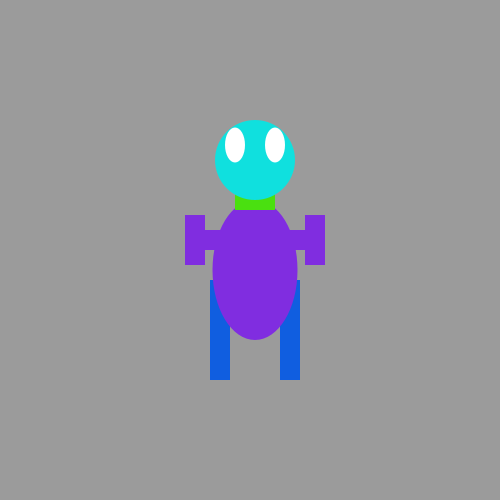
Frame 1 (no input)
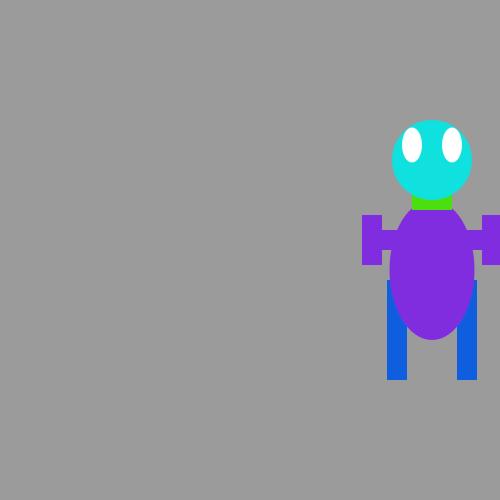
Frame 60 (the mouse pressed at the canvas centre just before this capture)
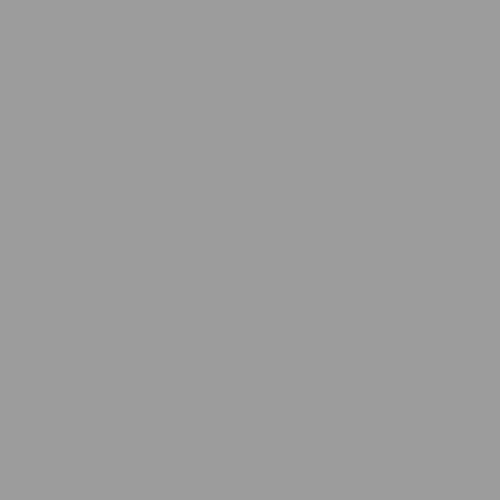
Frame 120 (the mouse held since frame 60 and released just before this capture)

The Processing sketch that drew these frames (run headless with seeded random() and noise(); from frame 60 on, the mouse is pressed at the canvas centre):

// Processing sketch: robotMoving
// ── robotMoving.pde
void setup()
{
  size(500,500);
 
}

void draw()
{
  noStroke();
  background(155);
  
  fill(#105EE0);
  rectMode(CENTER);
  rect(legsX,legsY,20,100);
  rectMode(CENTER);
  rect(legX,legsY,20,100);
  //legs
  
  fill(#802DE0);
  ellipseMode(CENTER);
  ellipse(bodyX,bodyY,85,140);
  //body
  
  fill(#4AE010);
  rectMode(CENTER);
  rect(neckX,neckY,40,20);
  //neck
  
  fill(#10E0DE);
  ellipseMode(CENTER);
  ellipse(headX,headY,80,80); 
  //head
  

  fill(255);
  ellipseMode(CENTER);
  ellipse(eyeX,eyesY,20,35);
  ellipseMode(CENTER);
  ellipse(eyesX,eyesY,20,35);
  //eyes
  
  fill(#802DE0);
  rectMode(CENTER);
  rect(armX,armsY,50,20);
  rectMode(CENTER);
  rect(armsX,armsY,50,20);
  rectMode(CENTER);
  rect(handX,handsY,20,50);
  rectMode(CENTER);
  rect(handsX,handsY,20,50);
  //arms
  
  legX = legX +3;
  legsX = legsX+3;
  bodyX= bodyX+3;
  neckX= neckX+3;
  headX= headX+3;
  eyeX=eyeX+3;
  eyesX=eyesX+3;
  armX=armX+3;
  armsX=armsX+3;
  handX=handX+3;
  handsX=handsX+3;
  
}
int legX= 290;
int legsX = 220;
int legsY = 330;
int bodyX = 255;
int bodyY= 270;
int neckX = 255;
int neckY = 200;
int headX= 255;
int headY= 160;
int eyeX = 235;
int eyesX= 275;
int eyesY= 145;
int armX= 215;
int armsX= 295;
int armsY= 240;
int handX= 195;
int handsX= 315;
int handsY=240;
